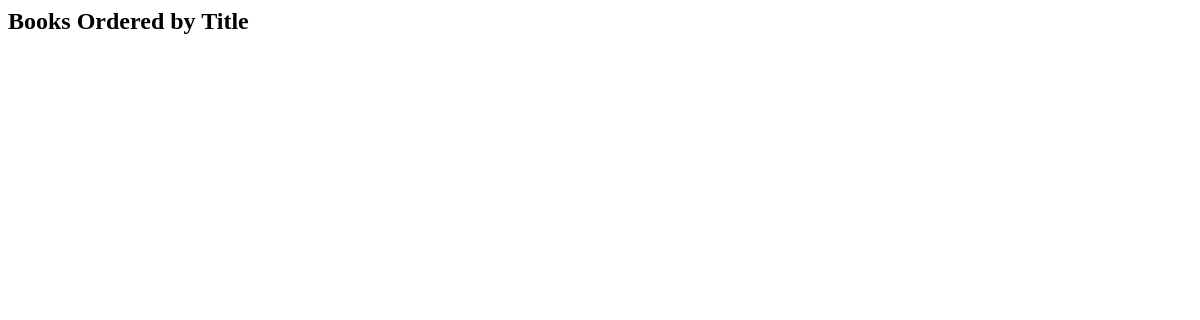
The app's page /books/task4, older data.
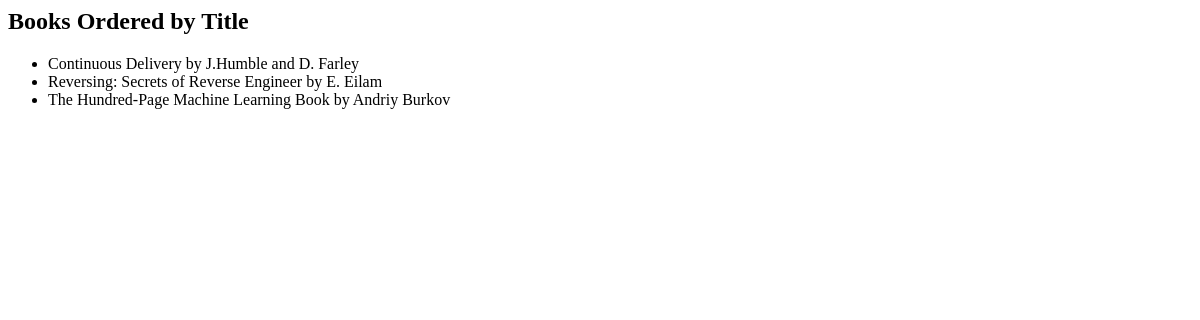
The same page, newer data.
### bookmodule/models.py (models this page shows, shortened)
class Book(models.Model):
    title = models.CharField(max_length=50, default="Untitled")
    author = models.CharField(max_length=50)
    price = models.FloatField(default=0.0)
    edition = models.SmallIntegerField(default=0)

### bookmodule/views.py (the view)
# urls.py: path('task4', views.task4_view, name='task4'),
def task4_view(request):
    books = Book.objects.all().order_by('title')
    return render(request, 'task4.html', {'books': books})

### bookmodule/templates/task4.html
<h2>Books Ordered by Title</h2>
<ul>
  {% for book in books %}
    <li>{{ book.title }} by {{ book.author }}</li>
  {% endfor %}
</ul>

Row changes from the older to the newer data that the page shows:
added Book: title "Continuous Delivery", author "J.Humble and D. Farley"
added Book: title "Reversing: Secrets of Reverse Engineer", author "E. Eilam"
added Book: title "The Hundred-Page Machine Learning Book", author "Andriy Burkov"
